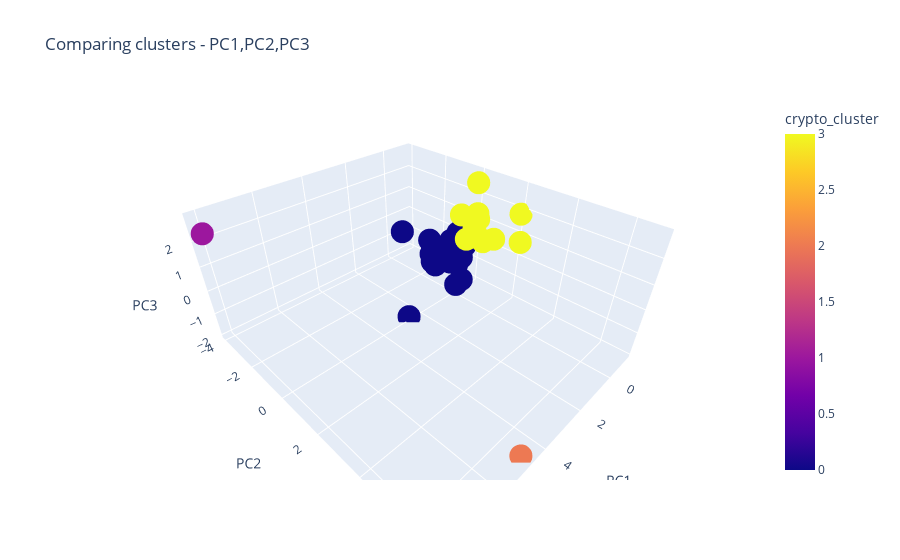

Notebook cell for this chart:
### Code cell
df = df_pca_data
fig = px.scatter_3d(df,x="PC1",y="PC2",z="PC3",color='crypto_cluster',title="Comparing clusters - PC1,PC2,PC3")
fig.show()

### Figure 1 — Plotly figure (JSON) as saved in the notebook; plotly's stock layout.template omitted (floating-point values rounded to 4 significant figures)
{"data": [{"hovertemplate": "PC1=%{x}<br>PC2=%{y}<br>PC3=%{z}<br>crypto_cluster=%{marker.color}<extra></extra>", "legendgroup": "", "marker": {"color": [3, 3, 0, 0, 3, 3, 3, 3, 3, 0, 0, 0, 0, 3, 0, 3, 0, 0, 3, 0, 0, 3, 0, 0, 0, 0, 0, 0, 3, 0, 0, 0, 1, 3, 0, 0, 2, 0, 0, 0, 0], "coloraxis": "coloraxis", "symbol": "circle"}, "mode": "markers", "name": "", "scene": "scene", "showlegend": false, "type": "scatter3d", "x": [-0.6007, -0.4583, -0.4331, -0.4718, -1.158, -0.5165, -0.4507, -0.3456, -0.6495, -0.759, -0.2482, -0.4384, -0.6934, 0.0605, -0.3934, -0.7962, 0.06407, -0.489, -0.3063, -0.5135, -0.3621, -0.6043, -0.4133, -0.4075, 0.609, -0.4502, -0.7647, -0.5563, -0.4251, 2.677, -0.6139, -0.5799, 8.089, -0.389, 0.8658, 0.1117, 4.792, -0.6324, -0.5931, -0.4581, -0.2979], "y": [0.8428, 0.4585, -0.1681, -0.2227, 2.041, 1.388, 0.5177, 0.7294, 0.4322, -0.2012, -1.376, -0.1753, -0.4738, 2.909, -0.1082, -0.4944, -1.27, -0.7327, 0.7034, -0.1428, -0.9869, 0.8274, -0.6741, -0.2125, 0.5635, -0.151, -0.5179, -1.938, 0.493, -0.01395, -0.4793, -0.3563, -3.897, 0.165, -2.262, 0.4283, 6.768, -2.108, 0.02148, -0.1357, -0.1911], "z": [0.4616, 0.9529, -0.6418, -0.4791, 1.86, 0.8041, 2.846, 1.478, 0.6003, -0.2177, -1.462, -0.6634, -0.5276, 1.499, -0.01276, 1.083, -1.099, -0.06254, 1.714, -0.6566, -0.7288, 0.4393, -1.077, -0.3514, -1.149, -0.6474, 0.205, -1.262, 1.058, -1.965, 0.3396, -0.1149, 2.301, 0.3794, 0.2756, -1.205, -1.987, -0.6522, 0.2099, -0.6353, -0.9096]}], "layout": {"autosize": true, "coloraxis": {"colorbar": {"title": {"text": "crypto_cluster"}}, "colorscale": [[0, "#0d0887"], [0.1111, "#46039f"], [0.2222, "#7201a8"], [0.3333, "#9c179e"], [0.4444, "#bd3786"], [0.5556, "#d8576b"], [0.6667, "#ed7953"], [0.7778, "#fb9f3a"], [0.8889, "#fdca26"], [1, "#f0f921"]]}, "legend": {"tracegroupgap": 0}, "scene": {"aspectmode": "auto", "aspectratio": {"x": 1.184, "y": 1.365, "z": 0.6187}, "camera": {"center": {"x": 0, "y": 0, "z": 0}, "eye": {"x": 1.074, "y": 1.074, "z": 1.074}, "projection": {"type": "perspective"}, "up": {"x": 0, "y": 0, "z": 1}}, "domain": {"x": [0, 1], "y": [0, 1]}, "xaxis": {"title": {"text": "PC1"}, "type": "linear"}, "yaxis": {"title": {"text": "PC2"}, "type": "linear"}, "zaxis": {"title": {"text": "PC3"}, "type": "linear"}}, "title": {"text": "Comparing clusters - PC1,PC2,PC3"}}}
